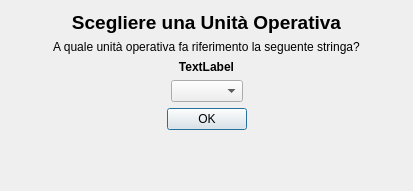
<?xml version="1.0" encoding="UTF-8"?>
<ui version="4.0">
 <class>NomiUnitaDialog</class>
 <widget class="QDialog" name="NomiUnitaDialog">
  <property name="geometry">
   <rect>
    <x>0</x>
    <y>0</y>
    <width>413</width>
    <height>191</height>
   </rect>
  </property>
  <property name="windowTitle">
   <string>Gestione Competenze Medici - Nuovo nome</string>
  </property>
  <layout class="QVBoxLayout" name="verticalLayout">
   <item>
    <widget class="QLabel" name="label">
     <property name="font">
      <font>
       <pointsize>14</pointsize>
       <weight>75</weight>
       <bold>true</bold>
      </font>
     </property>
     <property name="text">
      <string>Scegliere una Unità Operativa</string>
     </property>
     <property name="alignment">
      <set>Qt::AlignCenter</set>
     </property>
    </widget>
   </item>
   <item>
    <widget class="QLabel" name="label_2">
     <property name="text">
      <string>A quale unità operativa fa riferimento la seguente stringa?</string>
     </property>
     <property name="alignment">
      <set>Qt::AlignCenter</set>
     </property>
    </widget>
   </item>
   <item>
    <widget class="QLabel" name="unitaLabel">
     <property name="font">
      <font>
       <weight>75</weight>
       <bold>true</bold>
      </font>
     </property>
     <property name="text">
      <string>TextLabel</string>
     </property>
     <property name="alignment">
      <set>Qt::AlignCenter</set>
     </property>
    </widget>
   </item>
   <item>
    <layout class="QHBoxLayout" name="horizontalLayout">
     <item>
      <spacer name="horizontalSpacer">
       <property name="orientation">
        <enum>Qt::Horizontal</enum>
       </property>
       <property name="sizeHint" stdset="0">
        <size>
         <width>40</width>
         <height>20</height>
        </size>
       </property>
      </spacer>
     </item>
     <item>
      <widget class="SearchComboBox" name="unitaCB"/>
     </item>
     <item>
      <spacer name="horizontalSpacer_2">
       <property name="orientation">
        <enum>Qt::Horizontal</enum>
       </property>
       <property name="sizeHint" stdset="0">
        <size>
         <width>40</width>
         <height>20</height>
        </size>
       </property>
      </spacer>
     </item>
    </layout>
   </item>
   <item>
    <layout class="QHBoxLayout" name="horizontalLayout_2">
     <item>
      <spacer name="horizontalSpacer_3">
       <property name="orientation">
        <enum>Qt::Horizontal</enum>
       </property>
       <property name="sizeHint" stdset="0">
        <size>
         <width>40</width>
         <height>20</height>
        </size>
       </property>
      </spacer>
     </item>
     <item>
      <widget class="QPushButton" name="okButton">
       <property name="text">
        <string>OK</string>
       </property>
       <property name="icon">
        <iconset resource="assets.qrc">
         <normaloff>:/icons/dialog-ok.svg</normaloff>:/icons/dialog-ok.svg</iconset>
       </property>
      </widget>
     </item>
     <item>
      <spacer name="horizontalSpacer_4">
       <property name="orientation">
        <enum>Qt::Horizontal</enum>
       </property>
       <property name="sizeHint" stdset="0">
        <size>
         <width>40</width>
         <height>20</height>
        </size>
       </property>
      </spacer>
     </item>
    </layout>
   </item>
   <item>
    <spacer name="verticalSpacer">
     <property name="orientation">
      <enum>Qt::Vertical</enum>
     </property>
     <property name="sizeHint" stdset="0">
      <size>
       <width>20</width>
       <height>1</height>
      </size>
     </property>
    </spacer>
   </item>
  </layout>
 </widget>
 <customwidgets>
  <customwidget>
   <class>SearchComboBox</class>
   <extends>QComboBox</extends>
   <header>searchcombobox.h</header>
  </customwidget>
 </customwidgets>
 <resources>
  <include location="assets.qrc"/>
 </resources>
 <connections/>
</ui>
